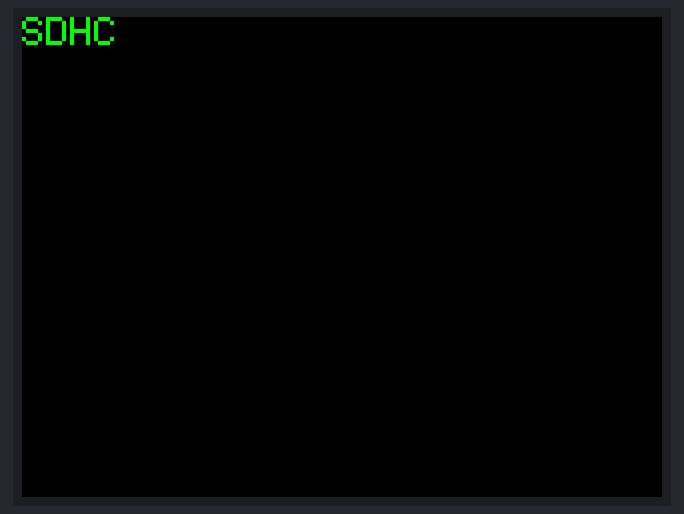
This sketch was run on a simulated ESP32-S3. On the bench: 320×240 colour display. Storage starts empty; what the sketch prints to the serial monitor is not drawn.

Above: at 0.2 s.
At 1.0 s:
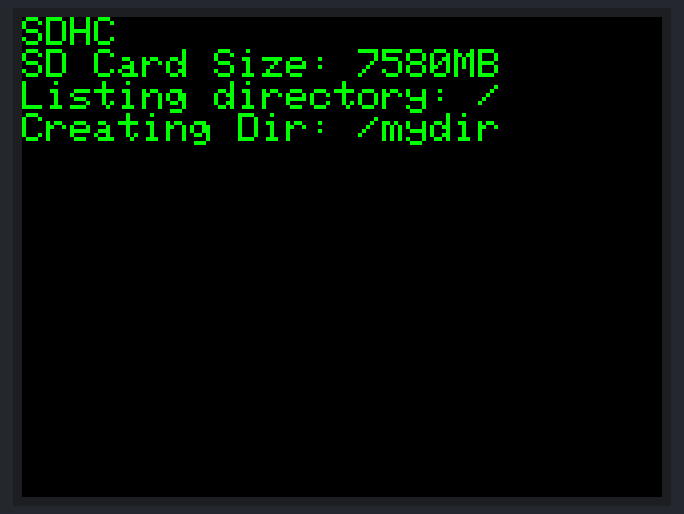
At 1.5 s:
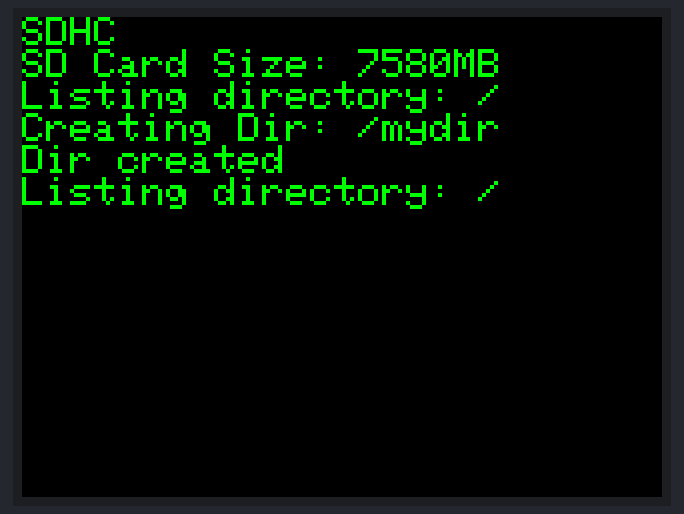
At 2.2 s:
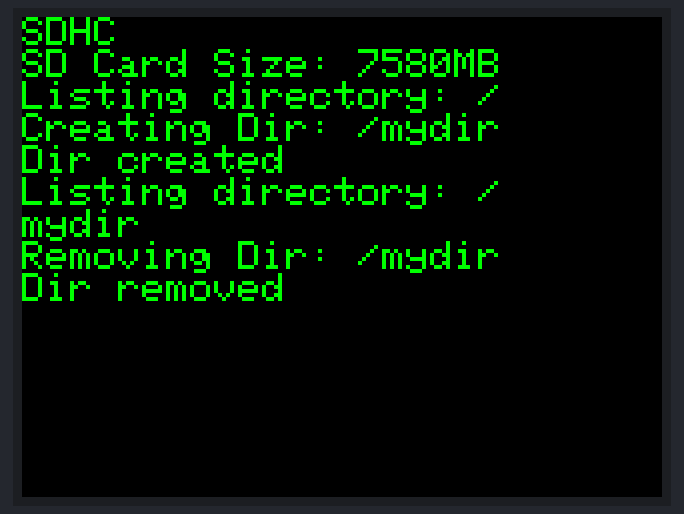
At 3.0 s:
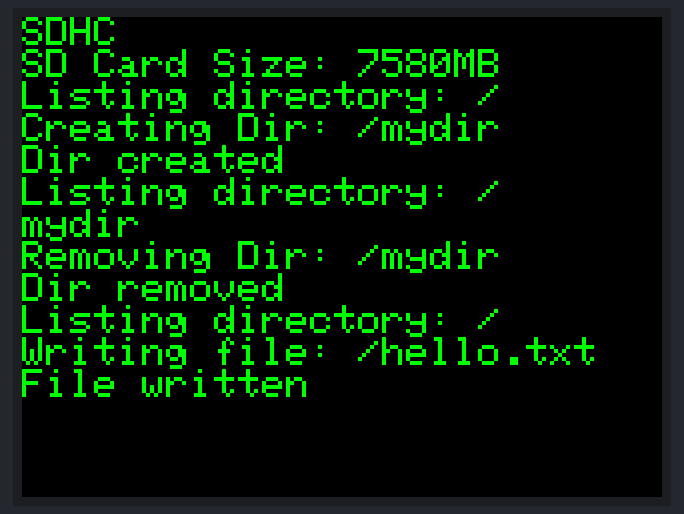
At 3.5 s:
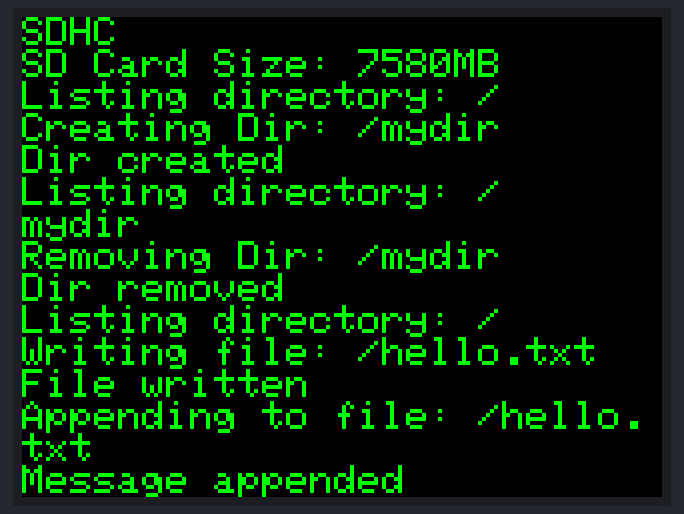

The sketch:

sdcard.ino
```cpp
// (licence header left out)
/*
 * @file sdcard.ino
 * @author SeanKwok (shaoxiang@m5stack.com)
 * @brief M5CoreS3 MicroSD Card Test
 * @version 0.1
 * @date 2023-12-25
 *
 *
 * @Hardwares: M5CoreS3
 * @Platform Version: Arduino M5Stack Board Manager v2.0.9
 * @Dependent Library:
 * M5GFX: https://github.com/m5stack/M5GFX
 * M5Unified: https://github.com/m5stack/M5Unified
 * M5CoreS3: https://github.com/m5stack/M5CoreS3
 */

#include <M5CoreS3.h>
#include <SPI.h>
#include <SD.h>

#define SD_SPI_SCK_PIN  36
#define SD_SPI_MISO_PIN 35
#define SD_SPI_MOSI_PIN 37
#define SD_SPI_CS_PIN   4

void listDir(fs::FS &fs, const char *dirname, uint8_t levels);
void createDir(fs::FS &fs, const char *path);
void removeDir(fs::FS &fs, const char *path);
void readFile(fs::FS &fs, const char *path);
void writeFile(fs::FS &fs, const char *path, const char *message);
void appendFile(fs::FS &fs, const char *path, const char *message);
void renameFile(fs::FS &fs, const char *path1, const char *path2);
void deleteFile(fs::FS &fs, const char *path);
void testFileIO(fs::FS &fs, const char *path);

M5Canvas canvas(&CoreS3.Display);

void printf_log(const char *format, ...);
void println_log(const char *str);

void setup() {
    CoreS3.begin();

    canvas.setColorDepth(1);  // mono color
    canvas.createSprite(CoreS3.Display.width(), CoreS3.Display.height());
    canvas.setPaletteColor(1, GREEN);
    canvas.setTextSize((float)canvas.width() / 160);
    canvas.setTextScroll(true);

    // SD Card Initialization
    SPI.begin(SD_SPI_SCK_PIN, SD_SPI_MISO_PIN, SD_SPI_MOSI_PIN, SD_SPI_CS_PIN);

    if (!SD.begin(SD_SPI_CS_PIN, SPI, 25000000)) {
        // Print a message if the SD card initialization
        // fails orif the SD card does not exist.
        // 如果SD卡初始化失败或者SD卡不存在，则打印消息.
        println_log("Card failed, or not present");
        while (1);
    }

    uint8_t cardType = SD.cardType();

    if (cardType == CARD_NONE) {
        println_log("No SD card attached");
        return;
    }

    Serial.print("SD Card Type: ");
    if (cardType == CARD_MMC) {
        println_log("MMC");
    } else if (cardType == CARD_SD) {
        println_log("SDSC");
    } else if (cardType == CARD_SDHC) {
        println_log("SDHC");
    } else {
        println_log("UNKNOWN");
    }

    uint64_t cardSize = SD.cardSize() / (1024 * 1024);
    printf_log("SD Card Size: %lluMB\n", cardSize);

    listDir(SD, "/", 0);
    createDir(SD, "/mydir");
    listDir(SD, "/", 0);
    removeDir(SD, "/mydir");
    listDir(SD, "/", 2);
    writeFile(SD, "/hello.txt", "Hello ");
    appendFile(SD, "/hello.txt", "World!\n");
    readFile(SD, "/hello.txt");
    deleteFile(SD, "/foo.txt");
    renameFile(SD, "/hello.txt", "/foo.txt");
    readFile(SD, "/foo.txt");
    testFileIO(SD, "/test.txt");
    printf_log("Total space: %lluMB\n", SD.totalBytes() / (1024 * 1024));
    printf_log("Used space: %lluMB\n", SD.usedBytes() / (1024 * 1024));
}
void loop() {
}

void listDir(fs::FS &fs, const char *dirname, uint8_t levels) {
    printf_log("Listing directory: %s\n", dirname);

    File root = fs.open(dirname);
    if (!root) {
        println_log("Failed to open directory");
        return;
    }
    if (!root.isDirectory()) {
        println_log("Not a directory");
        return;
    }

    File file = root.openNextFile();
    while (file) {
        if (file.isDirectory()) {
            Serial.print("  DIR : ");
            println_log(file.name());
            if (levels) {
                listDir(fs, file.path(), levels - 1);
            }
        } else {
            Serial.print("  FILE: ");
            Serial.print(file.name());
            Serial.print("  SIZE: ");
            println_log(String(file.size()).c_str());
        }
        file = root.openNextFile();
    }
}

void createDir(fs::FS &fs, const char *path) {
    printf_log("Creating Dir: %s\n", path);
    if (fs.mkdir(path)) {
        println_log("Dir created");
    } else {
        println_log("mkdir failed");
    }
}

void removeDir(fs::FS &fs, const char *path) {
    printf_log("Removing Dir: %s\n", path);
    if (fs.rmdir(path)) {
        println_log("Dir removed");
    } else {
        println_log("rmdir failed");
    }
}

void readFile(fs::FS &fs, const char *path) {
    printf_log("Reading file: %s\n", path);

    File file = fs.open(path);
    if (!file) {
        println_log("Failed to open file for reading");
        return;
    }

    Serial.print("Read from file: ");
    while (file.available()) {
        Serial.write(file.read());
    }
    file.close();
}

void writeFile(fs::FS &fs, const char *path, const char *message) {
    printf_log("Writing file: %s\n", path);

    File file = fs.open(path, FILE_WRITE);
    if (!file) {
        println_log("Failed to open file for writing");
        return;
    }
    if (file.print(message)) {
        println_log("File written");
    } else {
        println_log("Write failed");
    }
    file.close();
}

void appendFile(fs::FS &fs, const char *path, const char *message) {
    printf_log("Appending to file: %s\n", path);

    File file = fs.open(path, FILE_APPEND);
    if (!file) {
        println_log("Failed to open file for appending");
        return;
    }
    if (file.print(message)) {
        println_log("Message appended");
    } else {
        println_log("Append failed");
    }
    file.close();
}

void renameFile(fs::FS &fs, const char *path1, const char *path2) {
    printf_log("Renaming file %s to %s\n", path1, path2);
    if (fs.rename(path1, path2)) {
        println_log("File renamed");
    } else {
        println_log("Rename failed");
    }
}

void deleteFile(fs::FS &fs, const char *path) {
    printf_log("Deleting file: %s\n", path);
    if (fs.remove(path)) {
        println_log("File deleted");
    } else {
        println_log("Delete failed");
    }
}

void testFileIO(fs::FS &fs, const char *path) {
    File file = fs.open(path);
    static uint8_t buf[512];
    size_t len     = 0;
    uint32_t start = millis();
    uint32_t end   = start;
    if (file) {
        len         = file.size();
        size_t flen = len;
        start       = millis();
        while (len) {
            size_t toRead = len;
            if (toRead > 512) {
                toRead = 512;
            }
            file.read(buf, toRead);
            len -= toRead;
        }
        end = millis() - start;
        printf_log("%u bytes read for %lu ms\n", flen, end);
        file.close();
    } else {
        println_log("Failed to open file for reading");
    }

    file = fs.open(path, FILE_WRITE);
    if (!file) {
        println_log("Failed to open file for writing");
        return;
    }

    size_t i;
    start = millis();
    for (i = 0; i < 2048; i++) {
        file.write(buf, 512);
    }
    end = millis() - start;
    printf_log("%u bytes written for %lu ms\n", 2048 * 512, end);
    file.close();
}

void printf_log(const char *format, ...) {
    char buf[256];
    va_list args;
    va_start(args, format);
    vsnprintf(buf, 256, format, args);
    va_end(args);
    Serial.print(buf);
    canvas.printf(buf);
    canvas.pushSprite(0, 0);
}

void println_log(const char *str) {
    Serial.println(str);
    canvas.println(str);
    canvas.pushSprite(0, 0);
}
```

Measured:
- what the display in image 4 shows lasts 0.5 s, from 2.9 s to 3.4 s
